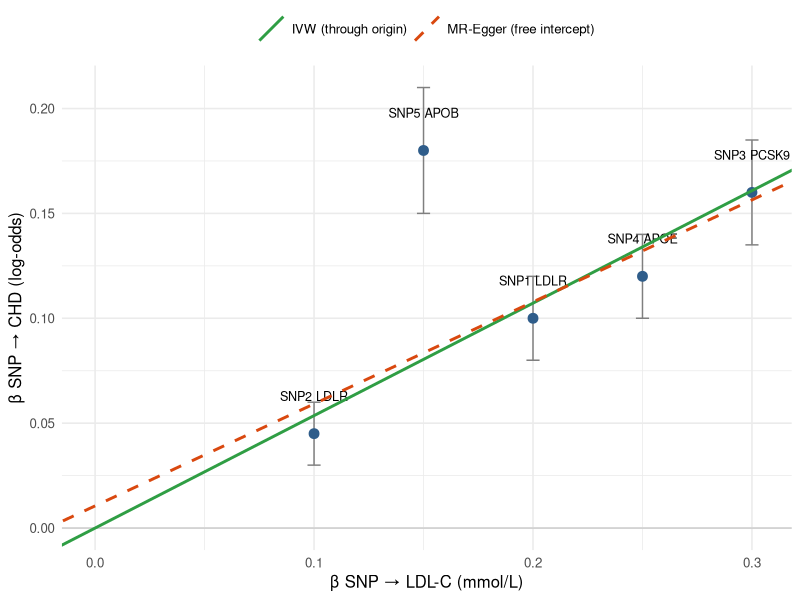

Here is the R script that generated this plot:
## ---- chunk 1
#| include: false
library(ggplot2)
## ---- chunk 2
#| echo: false
#| fig-width: 6.5
#| fig-height: 4
#| fig-cap: "The MR scatter plot for the worked example. Each point is one SNP (±1 SE of the outcome). IVW is a weighted line through the origin; MR-Egger lets the intercept be free. SNP5 (APOB) sits far above the line."
mr <- data.frame(
  snp = c("SNP1 LDLR", "SNP2 LDLR", "SNP3 PCSK9", "SNP4 APOE", "SNP5 APOB"),
  bx = c(0.20, 0.10, 0.30, 0.25, 0.15),
  by = c(0.100, 0.045, 0.160, 0.120, 0.180),
  se = c(0.020, 0.015, 0.025, 0.020, 0.030)
)
ivw <- sum(mr$bx * mr$by / mr$se^2) / sum(mr$bx^2 / mr$se^2)
egger <- coef(lm(by ~ bx, data = mr, weights = 1 / se^2))
ggplot(mr, aes(bx, by)) +
  geom_hline(yintercept = 0, colour = "grey80") +
  geom_errorbar(aes(ymin = by - se, ymax = by + se), width = 0.006, colour = "grey50") +
  geom_point(size = 3, colour = "#2f5d8a") +
  geom_text(aes(label = snp), nudge_y = 0.018, size = 3.2) +
  geom_abline(aes(intercept = 0, slope = ivw, linetype = "IVW (through origin)"), colour = "#2f9e44", linewidth = 1) +
  geom_abline(aes(intercept = egger[1], slope = egger[2], linetype = "MR-Egger (free intercept)"), colour = "#d9480f", linewidth = 1) +
  scale_linetype_manual(values = c("solid", "dashed"), name = NULL) +
  expand_limits(x = 0, y = 0) +
  labs(x = "β SNP → LDL-C (mmol/L)", y = "β SNP → CHD (log-odds)") +
  theme_minimal(base_size = 12) +
  theme(legend.position = "top")
